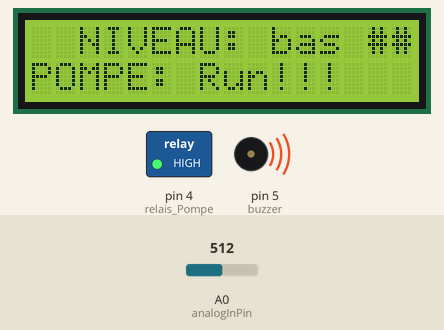
This sketch was run on a simulated Arduino Uno, built with avr-gcc and run on an emulated ATmega328P. Shown: 16×2 character LCD, switched loads named in the sketch (green lamp = pin HIGH), buzzer (waves = sounding). The inputs (shaded band) are chosen by the test bench; at power-on: A0 (analogInPin) = 512. What the sketch prints to the serial monitor is not drawn.

Above: at 0.34 s.
1.3 s: A0 (analogInPin) set to 583
3.3 s: A0 (analogInPin) set to 615
At 4.9 s:
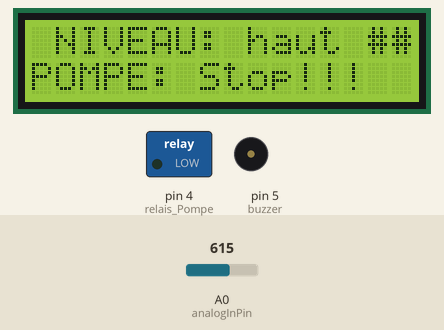
5.7 s: A0 (analogInPin) set to 639
7.4 s: A0 (analogInPin) set to 657
At 8.8 s:
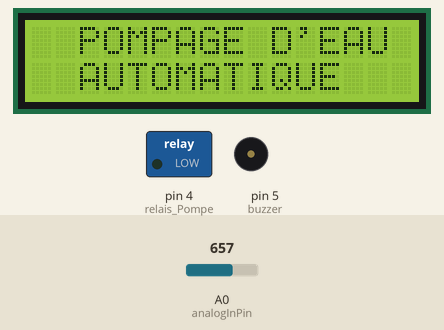
9.8 s: A0 (analogInPin) set to 640
At 11.3 s:
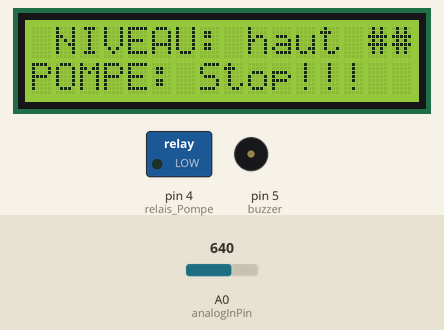
11.8 s: A0 (analogInPin) set to 660
At 13.7 s:
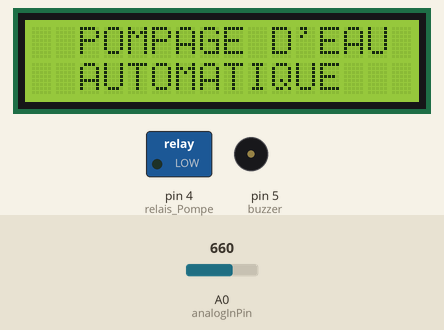
Timing chart, 0 to 14.9 s (numbered marks = the images above; inputs shaded):
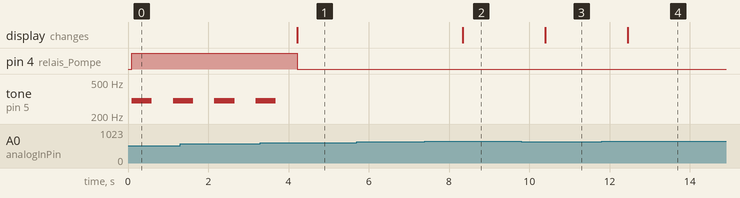

The sketch:

SYSTEME_DE_POMPAGE_AUTOMATIQUE_copy_20240612135922.ino
```cpp
                                      // SYSTEME DE POMPAGE AUTOMATIQUE

const int analogInPin = A0; // Broche du capteur analogique
const int buzzer = 5;       // Broche du buzzer
const int relais_Pompe = 4; // Broche du relais de la pompe

#include <Wire.h>
#include <LiquidCrystal_I2C.h>

// Initialisation de l'écran LCD
LiquidCrystal_I2C lcd(0x27, 16, 2);

void setup() {
  pinMode(buzzer, OUTPUT);       // Configurer le buzzer comme sortie
  pinMode(relais_Pompe, OUTPUT); // Configurer le relais de la pompe comme sortie
  Serial.begin(9600);            // Initialiser la communication série
  lcd.init();                    // Initialiser l'écran LCD
  lcd.backlight();               // Activer le rétroéclairage de l'écran LCD
}

void loop() {
  int sensorValue = analogRead(analogInPin); // Lire la valeur du capteur
  Serial.print("sensor = ");
  Serial.println(sensorValue); // Afficher la valeur du capteur sur le moniteur série

  if (sensorValue >= 0 && sensorValue <= 600) {
    // Niveau d'eau bas
    lcd.clear();
    lcd.setCursor(2, 0);
    lcd.print("NIVEAU: bas ##");
    lcd.setCursor(0, 1);
    lcd.print("POMPE: Run!!!");
    digitalWrite(relais_Pompe, HIGH); // Activer la pompe
    tone(buzzer, 300, 500);           // Activer le buzzer
  }  else if (sensorValue >= 610 && sensorValue <= 650) {
    // Niveau d'eau haut
    lcd.clear();
    lcd.setCursor(1, 0);
    lcd.print("NIVEAU: haut ##");
    lcd.setCursor(0, 1);
    lcd.print("POMPE: Stop!!!");
    digitalWrite(relais_Pompe, LOW); // Désactiver la pompe
    noTone(buzzer);                  // Désactiver le buzzer
  } else {
    // Valeur du capteur en dehors des plages définies
    lcd.clear();
    lcd.setCursor(2, 0);
    lcd.print("POMPAGE D'EAU");
    lcd.setCursor(2, 1);
    lcd.print("AUTOMATIQUE");
    digitalWrite(relais_Pompe, LOW); // Désactiver la pompe par précaution
    noTone(buzzer);                  // Désactiver le buzzer
  }

  delay(1000); // Attendre 1 seconde avant la prochaine lecture
}


//Le système décrit utilise un capteur pour surveiller le niveau de l'eau.
//Ce capteur est connecté à une carte Arduino.
//L'Arduino vérifie constamment le niveau d'eau et affiche ces informations sur un petit écran.
//En fonction du niveau d'eau détecté, le système décide si la pompe doit fonctionner ou non.
//Si le niveau est bas ou moyen, la pompe se met en marche et un petit buzzer émetun son pour alerter l'utilisateur.
//Si le niveau est haut, la pompe s'arrête et le buzzer se tait.
```

Measured:
- the behaviour switches between 600 and 601 on A0 (analogInPin) (found by bisection; images 0 and 1)
- the behaviour switches between 650 and 651 on A0 (analogInPin) (found by bisection; images 1 and 2)
- after the input at 3.3 s, pin 4 (relais_Pompe): HIGH → LOW after 0.92 s; tone on pin 5 (buzzer): goes on until 3.7 s, then stays silent; the display: changes after 0.92 s (image 1)
- after the input at 5.7 s, every drawn part: stays the same
- after the input at 7.4 s, the display: changes after 0.94 s (image 2)
- after the input at 9.8 s, the display: changes after 0.60 s (image 3)
- after the input at 11.8 s, the display: changes after 0.65 s (image 4)
- by itself, tone on pin 5 (buzzer): alternates 300 Hz for 0.50 s and silent for 0.53 s
